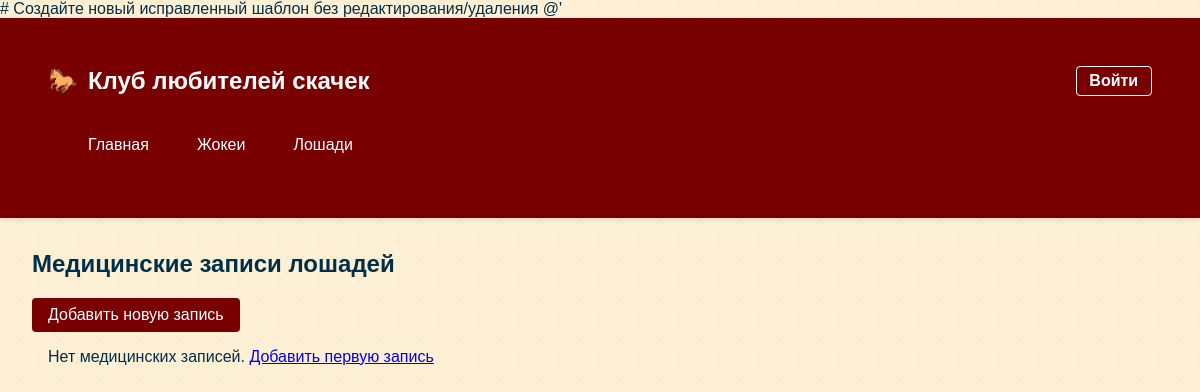
Page /medical-records on the earlier database version.
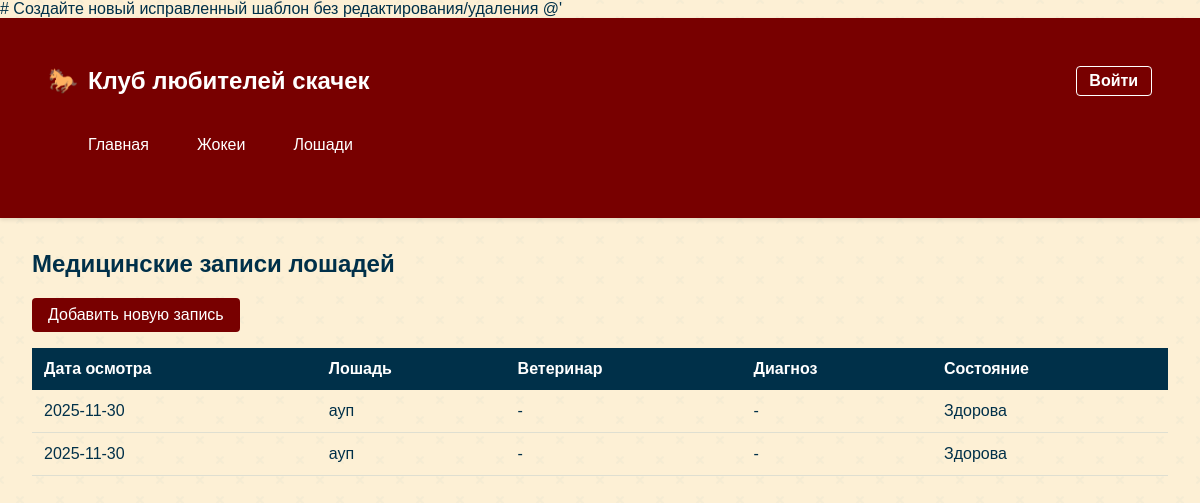
Same page on the later database version.
### horse_racing_app/models.py (models this page shows)
class HorseMedicalRecord(db.Model):
    __tablename__ = 'horse_medical_records'
    id = db.Column(db.Integer, primary_key=True)
    horse_id = db.Column(db.Integer, db.ForeignKey('horses.id'), nullable=False)
    checkup_date = db.Column(db.Date, nullable=False)
    veterinarian = db.Column(db.String(100), nullable=False)
    diagnosis = db.Column(db.Text)
    treatment = db.Column(db.Text)
    next_checkup_date = db.Column(db.Date)
    is_healthy = db.Column(db.Boolean, default=True)
    horse = db.relationship('Horse', backref=db.backref('medical_records', lazy=True))

class Horse(db.Model):
    __tablename__ = 'horses'
    id = db.Column(db.Integer, primary_key=True)
    name = db.Column(db.String(100), nullable=False)
    gender = db.Column(db.String(10), nullable=False)
    age = db.Column(db.Integer, nullable=False)
    owner_id = db.Column(db.Integer, db.ForeignKey('owners.id'), nullable=False)
    results = db.relationship('Result', backref='horse', lazy=True)

### horse_racing_app/app.py (the view)
@app.route('/medical-records')
def medical_records():
    records = HorseMedicalRecord.query.order_by(HorseMedicalRecord.checkup_date.desc()).all()
    return render_template('medical_records.html', records=records)

### horse_racing_app/templates/medical_records.html (shortened to what this page needs)
{% extends "base.html" %}
{% block content %}
<div class="container mt-4">
    <h2>Медицинские записи лошадей</h2>
    <a href="{{ url_for('add_medical_record') }}" class="btn btn-primary mb-3">
        Добавить новую запись
    </a>
    {% if records %}
    <table class="table table-striped">
        <thead>
            <tr>
                <th>Дата осмотра</th>
                <th>Лошадь</th>
                <th>Ветеринар</th>
                <th>Диагноз</th>
                <th>Состояние</th>
            </tr>
        </thead>
        <tbody>
            {% for record in records %}
            <tr>
                <td>{{ record.checkup_date }}</td>
                <td>{{ record.horse.name }}</td>
                <td>{{ record.veterinarian }}</td>
                <td>
                    {{ record.diagnosis[:50] }}
                </td>
                <td>
                    {% if record.is_healthy %}
                    <span class="badge bg-success">Здорова</span>
                    {% else %}
                    <span class="badge bg-warning">На лечении</span>
                    {% endif %}
                </td>
            </tr>
            {% endfor %}
        </tbody>
    </table>
    {% else %}
    <div class="alert alert-info">
        Нет медицинских записей.
        <a href="{{ url_for('add_medical_record') }}">Добавить первую запись</a>
    </div>
    {% endif %}
</div>
{% endblock %}

Differences in the rows shown:
added HorseMedicalRecord: checkup_date "2025-11-30", horse.name "ауп", veterinarian "-", diagnosis "-", is_healthy "Здорова"
added HorseMedicalRecord: checkup_date "2025-11-30", horse.name "ауп", veterinarian "-", diagnosis "-", is_healthy "Здорова"
Other differences:
text no longer shown: "Нет медицинских записей. Добавить первую запись"
text now shown: "Дата осмотра Лошадь Ветеринар Диагноз Состояние"
